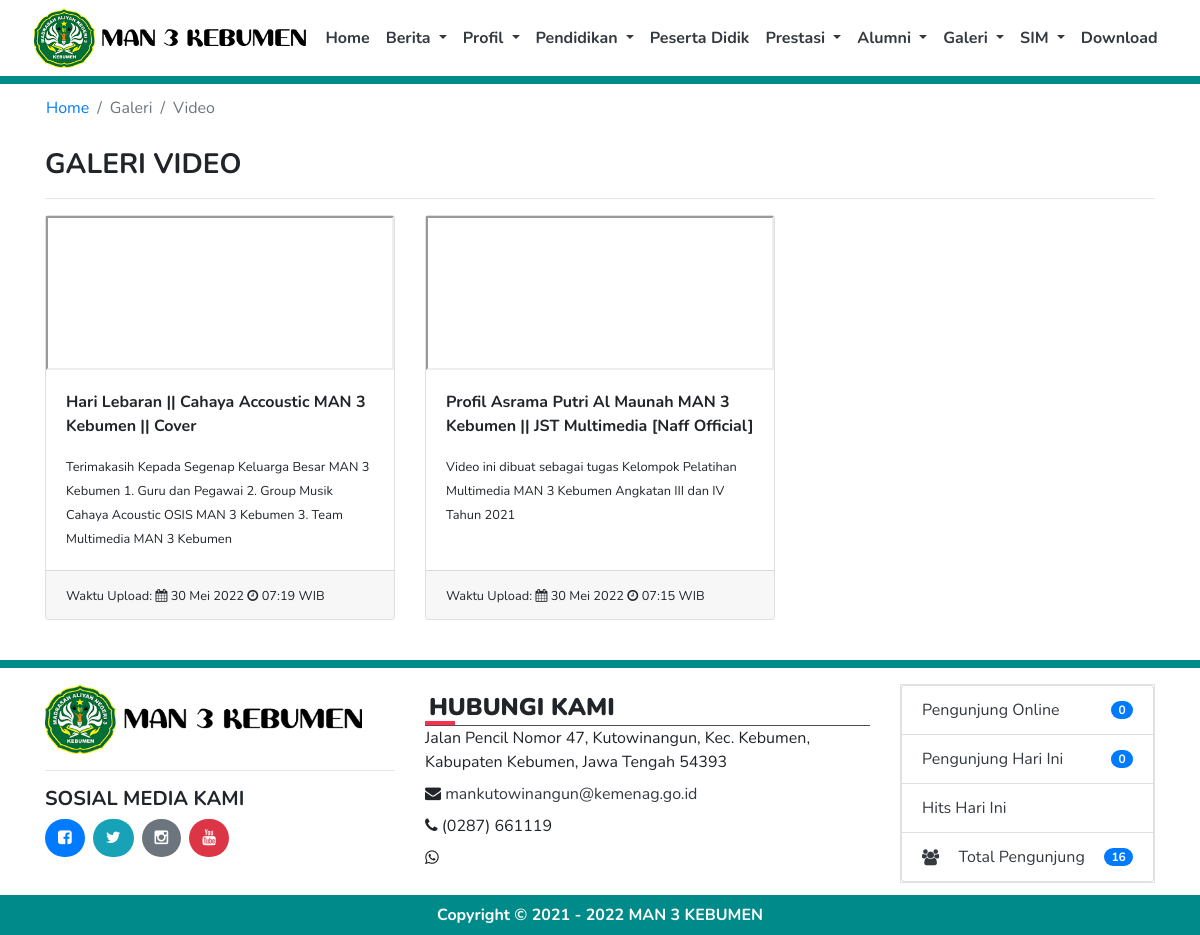
Page /index.php/galeri/video on the committed database.
### tables this page shows
CREATE TABLE `tb_profil` (
  `id` int(11) NOT NULL,
  `nama_web` varchar(100) NOT NULL,
  `jenjang` int(2) NOT NULL,
  `logo_web` varchar(50) NOT NULL,
  `favicon` varchar(50) NOT NULL,
  `meta_description` varchar(300) NOT NULL,
  `meta_keyword` varchar(200) NOT NULL,
  `profil` text NOT NULL,
  `alamat` varchar(300) NOT NULL,
  `email` varchar(100) NOT NULL,
  `telp` varchar(20) NOT NULL,
  `fax` varchar(20) NOT NULL,
  `whatsapp` varchar(20) NOT NULL,
  `akreditasi` varchar(5) NOT NULL,
  `kurikulum` varchar(30) NOT NULL,
  `file` varchar(250) NOT NULL,
  `nama_kepsek` varchar(100) NOT NULL,
  `nama_operator` varchar(100) NOT NULL,
  `instagram` varchar(200) NOT NULL,
  `facebook` varchar(200) NOT NULL,
  `twitter` varchar(200) NOT NULL,
  `youtube` varchar(200) NOT NULL,
  `gambar` varchar(200) NOT NULL
);

CREATE TABLE `tb_video` (
  `id_video` int(11) NOT NULL,
  `judul` varchar(100) NOT NULL,
  `keterangan` varchar(200) NOT NULL,
  `link` varchar(100) NOT NULL,
  `uploaded_on` datetime NOT NULL
);

### application/views/galeri/video.php (the view, shortened to what the rows shown need)
<div class="container">
    <div class="row">
        <?php
        if($data->num_rows() > 0)
        {
            foreach($data->result() as $r):
                echo'<div class="col-md-4 mb-3 text-break">
                        <div class="card h-100">
                            <iframe src="https://www.youtube.com/embed/'.$r->link.'"></iframe>
                            <div class="card-body">
                                <p class="card-text"><b>'.$r->judul.'</b></p>
                                <small>'.$r->keterangan.'</small>
                            </div>
                            <div class="card-footer">
                                <small>Waktu Upload: <i class="fa fa-calendar"></i> '.tgl_indo($r->uploaded_on).' <i class="fa fa-clock-o"></i> '.date('H:i', strtotime($r->uploaded_on)).' WIB</small>
                            </div>
                        </div>
                    </div>';
            endforeach;
        }else
        {
            echo'<div class="col-md-12 text-break text-center text-danger">
                    <b>GALERI VIDEO MASIH KOSONG</b>
                </div>';
        }
        ?>
    </div>
</div>
<br>

### application/views/template/topbar.php (shortened to what the rows shown need)
<body>
<nav class="navbar navbar-expand-lg navbar-light bg-white sticky-top d-flex justify-content-center">
      <a href="<?= base_url(); ?>"><img src="<?= base_url(); ?>assets/img/logo/<?= logo_web(); ?>" class="img img-fluid" style="object-fit:contain; max-height:60px;"></a>
</nav>

### application/views/template/footer.php (shortened to what the rows shown need)
<section>
  <footer class="pt-3 footer mt-auto py-3" id="contact">
    <div class="container">
        <div class="row">
          <div class="col-lg-4 col-md-6 col-sm-6 mb-3">
            <img src="<?= base_url(); ?>assets/img/logo/<?= logo_web(); ?>" class="img img-fluid" style="object-fit:contain; max-height:70px;"><hr>
            <h5><b>SOSIAL MEDIA KAMI</b></h5>
            <?php
            if(is_url(facebook()))
            {
              echo'<a href="'.facebook().'" title="facebook" class="btn bg-primary text-white btn-radius mr-2" target="_blank"><i class="fa fa-facebook-square"></i></a>';
            }else
            {
              echo'<a href="javascript:void(0)" title="facebook" class="btn bg-primary text-white btn-radius mr-2"><i class="fa fa-facebook-square"></i></a>';
            }
            if(is_url(twitter()))
            {
              echo'<a href="'.twitter().'" title="twitter" class="btn bg-info text-white btn-radius mr-2" target="_blank"><i class="fa fa-twitter"></i></a>';
            }else
            {
              echo'<a href="javascript:void(0)" title="twitter" class="btn bg-info text-white btn-radius mr-2"><i class="fa fa-twitter"></i></a>';
            }
            if(is_url(instagram()))
            {
              echo'<a href="'.instagram().'" title="instagram" class="btn bg-secondary text-white btn-radius mr-2" target="_blank"><i class="fa fa-instagram"></i></a>';
            }else
            {
              echo'<a href="javascript:void(0)" title="instagram" class="btn bg-secondary text-white btn-radius mr-2"><i class="fa fa-instagram"></i></a>';
            }
            if(is_url(youtube()))
            {
              echo'<a href="'.youtube().'" title="youtube" class="btn bg-danger text-white btn-radius mr-2" target="_blank"><i class="fa fa-youtube"></i></a>';
            }else
            {
              echo'<a href="javascript:void(0)" title="youtube" class="btn bg-danger text-white btn-radius mr-2"><i class="fa fa-youtube"></i></a>';
            }
            ?>
          </div>
            <div class="col-lg-5 col-md-6 col-sm-6 mb-3">
              <h5 class="footer-title p-1"><b>HUBUNGI KAMI</b></h5>
                <div>
                  <?= alamat(); ?>
                </div>
                <div class="mt-2">
                  <i class="fa fa-envelope"></i> <?php
                                                  if(is_email(email()))
                                                  {
                                                    echo'<a href="mailto:'.email().'" class="text-dark">'.email().'</a>';
                                                  }else
                                                  {
                                                    echo'<a href="javascript:void(0)" class="text-dark">'.email().'</a>';
                                                  }
                                                  ?>
                </div>
                <div class="mt-2">
                  <i class="fa fa-phone"></i> <?= telp(); ?>
                </div>
                <div class="mt-2">
                  <i class="fa fa-whatsapp"></i> <?= whatsapp(); ?>
                </div>
            </div>
          </div>
        </div>
  </footer>
  <div class="bg-dark-slate-blue" style="margin-top:-20px">
    <div class="container pt-2 pb-2">
      <div class="col-md-12 text-white text-center">
        <b><?php
          $tahun = '2021';
          $tahun_sekarang = date('Y');
          if($tahun_sekarang > $tahun){ ?>
            Copyright &copy; <?= $tahun; ?> - <?= $tahun_sekarang; ?> <a href="javascript:void(0)" class="text-decoration-none text-white"><?= title(); ?></a>
          <?php }else{ ?>
            Copyright &copy; <?= $tahun_sekarang; ?> <a href="javascript:void(0)" class="text-decoration-none text-white"><?= title(); ?></a>
          <?php } ?>
        </b>
      </div>
    </div>
  </div>
</section>
</body>
</html>

### rows in the picture
tb_profil: logo_web (picture), alamat "Jalan Pencil Nomor 47, Kutowinangun, Kec. Kebumen, Kabupaten Kebumen, Jawa Tengah 54393", email "mankutowinangun@kemenag.go.id", telp "(0287) 661119", nama_web "MAN 3 KEBUMEN"
tb_video: judul "Hari Lebaran || Cahaya Accoustic MAN 3 Kebumen || Cover", keterangan "Terimakasih Kepada Segenap Keluarga Besar MAN 3 Kebumen 1. Guru dan Pegawai 2. Group Musik Cahaya Acoustic OSIS MAN 3 Kebumen 3. Team Multimedia MAN 3 Kebumen", uploaded_on "30 Mei 2022", uploaded_on "07:19"
tb_video: judul "Profil Asrama Putri Al Maunah MAN 3 Kebumen || JST Multimedia [Naff Official]", keterangan "Video ini dibuat sebagai tugas Kelompok Pelatihan Multimedia MAN 3 Kebumen Angkatan III dan IV Tahun 2021", uploaded_on "30 Mei 2022", uploaded_on "07:15"

### other values in the picture
$title "Video"
$pengunjungonline "0"
$pengunjung "0"
$totalpengunjung['total'] "16"
$tahun "2021"
